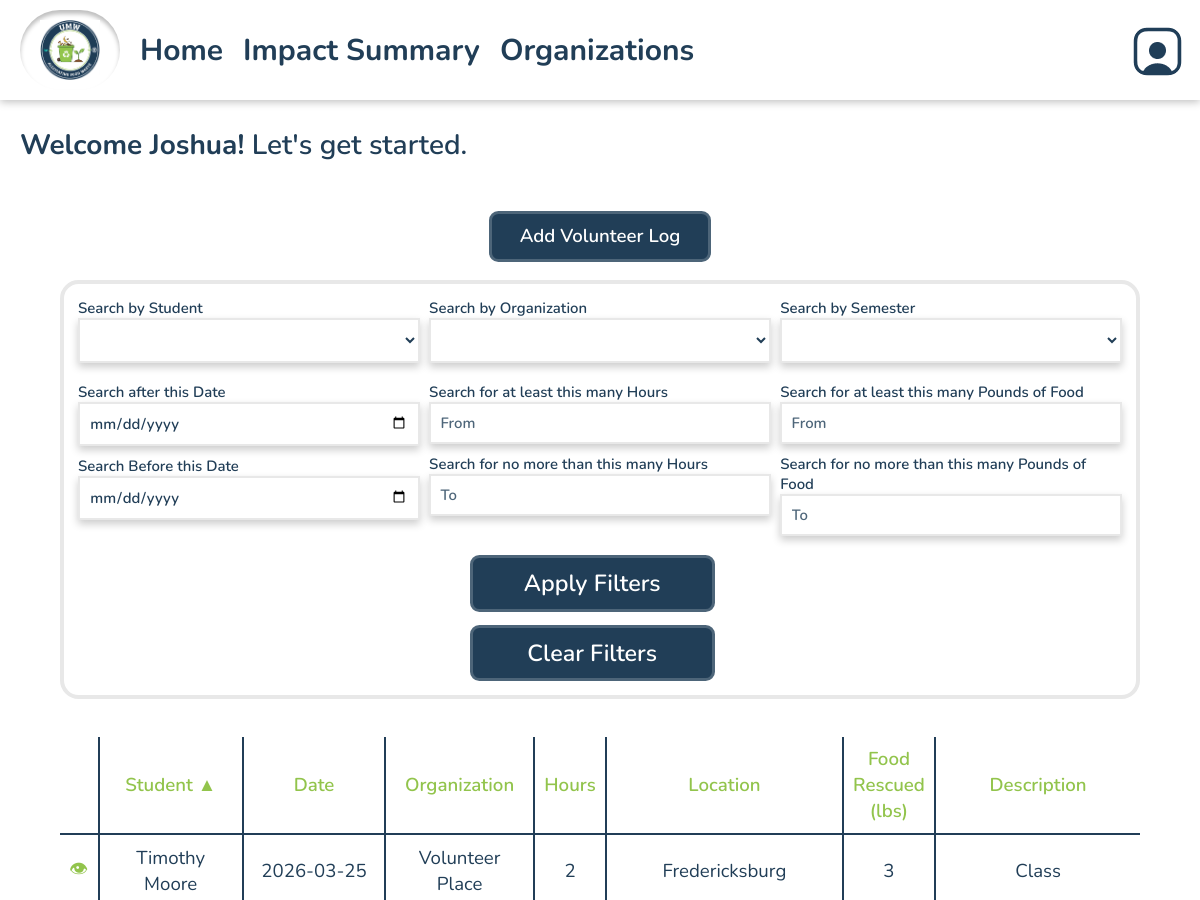
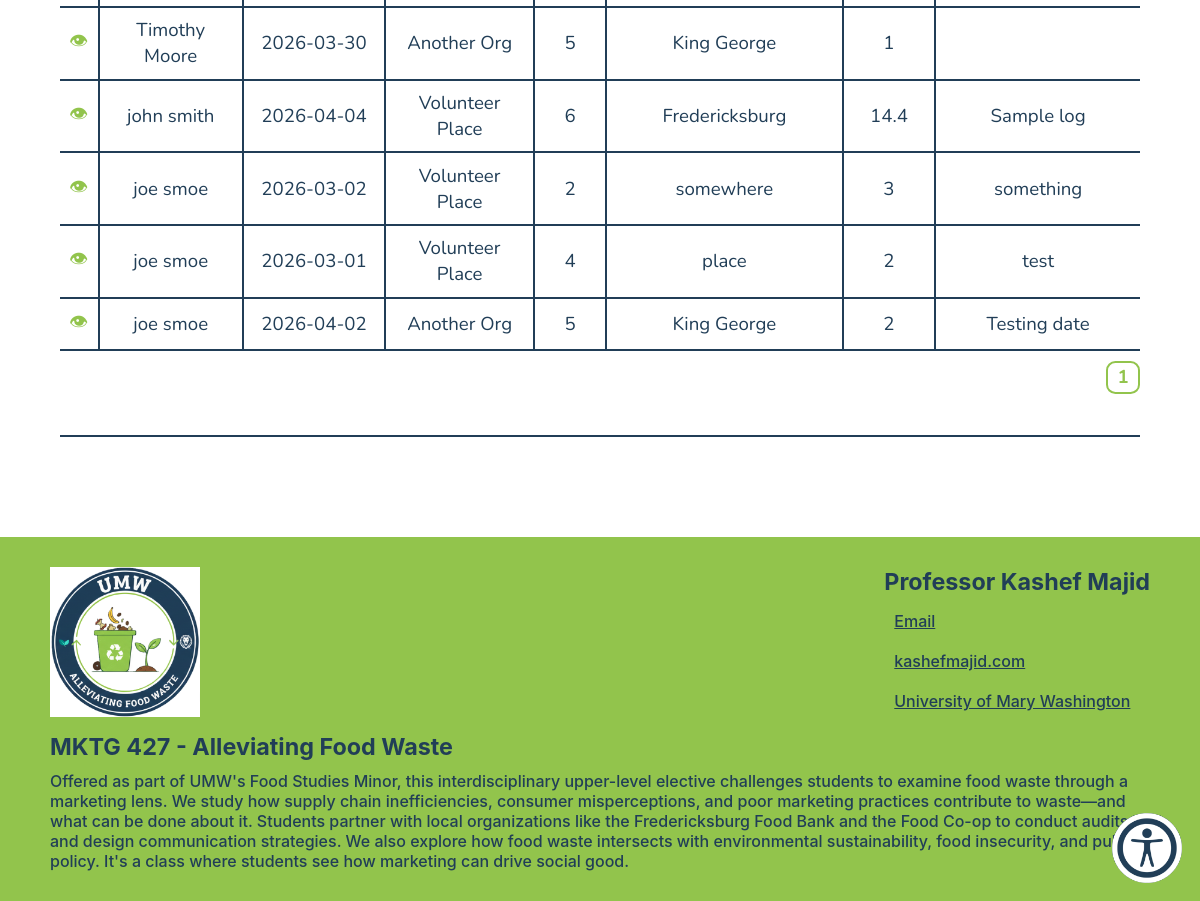
The page /index.php?page=1&sortby=student&order=asc (signed in) on the database its author committed (2 pictures, top to bottom).
### tables this page shows
CREATE TABLE `dbusers` (
  `id` varchar(256) NOT NULL COMMENT 'id should be user''s username unique',
  `start_date` timestamp NOT NULL DEFAULT current_timestamp(),
  `first_name` varchar(100) NOT NULL,
  `last_name` varchar(100) NOT NULL,
  `email` varchar(100) NOT NULL,
  `password` text NOT NULL,
  `role` varchar(20) NOT NULL,
  `semester` varchar(20) NOT NULL,
  `archived` tinyint(4) NOT NULL DEFAULT 0
);

CREATE TABLE `dbvolunteeractivity` (
  `id` int(11) NOT NULL,
  `date` date NOT NULL,
  `volunteerID` varchar(256) NOT NULL COMMENT 'referenced dbusers id (aka username)',
  `hours` float NOT NULL,
  `poundsOfFood` float DEFAULT NULL,
  `organizationID` int(11) NOT NULL,
  `location` varchar(1000) DEFAULT NULL,
  `description` text DEFAULT NULL,
  `latitude` decimal(10,8) DEFAULT NULL,
  `longitude` decimal(11,8) DEFAULT NULL,
  `archived` tinyint(4) NOT NULL DEFAULT 0
);

CREATE TABLE `dborganizations` (
  `id` int(11) NOT NULL,
  `name` varchar(256) NOT NULL,
  `email` varchar(256) DEFAULT NULL,
  `description` text DEFAULT NULL,
  `location` varchar(256) DEFAULT NULL,
  `archived` tinyint(4) NOT NULL DEFAULT 0
);

### viewAllLogs.php (the view, shortened to what the rows shown need)
<?php
    include_once 'database/dbVolunteerActivity.php';
    include_once 'database/dbUsers.php';
    include_once 'database/dbOrganizations.php';
    include_once 'include/output.php';
    $sortby = 'date'; $order = 'asc'; $sortby_display = 'date';
    if (isset($_GET['sortby']) && in_array($_GET['sortby'], ['student', 'date', 'organization',
        'hours', 'location', 'poundsoffood', 'description'])) {
        $sortby_display = $_GET['sortby'];
        switch ($_GET['sortby']) {
            case 'student': $sortby = 'last_name'; $order = 'asc'; break;
        }
    }
    if (isset($_GET['order'])) {
        switch ($_GET['order']) {
            case 'asc': $order = 'asc'; break;
        }
    } else if ($sortby === 'date') {
            $order = 'desc';
    }
    $filters = extract_permitted_filters_on_logs($_GET);
    $per_page = 8;
    $page_display_range = 2;
    $page_num = max(0, (int)($_GET['page'] ?? 1) - 1);
    $max_pages = max(0, ceil(get_num_logs_with_filters($filters) / $per_page) - 1);
    $page_num = (int) min($max_pages, $page_num);
    $logs = get_all_volunteer_activities_custom_sort_pagination_with_filters($sortby, $order, $per_page, $page_num * $per_page, $filters, $wants_archived = false);
?>
    <head>
        <link rel="stylesheet" href="https://cdn.jsdelivr.net/npm/choices.js/public/assets/styles/choices.min.css"/>
    </head>
    <body>
            <form class="log_filters" action="index.php?" method="GET">
                <div class="log_filters--row">
                    <div class="log_filter">
                        <label for="studentSelect">Search by Student</label>
                        <select id="studentSelect" name="students">
                            <option value=""></option>
                            <?php foreach (get_students_in_logs() as $row): ?>
                                <option value="<?php echo hsc($row['id']); ?>" <?php echo isset($filters['students']) && $filters['students'] == $row['id'] ? 'selected' : ''; ?>>
                                </option>
                            <?php endforeach; ?>
                        </select>
                    </div>
                    <div class="log_filter">
                        <label for="organizationSelect">Search by Organization</label>
                        <select id="organizationSelect" name="organizations">
                            <option value=""></option>
                            <?php foreach (get_organizations_in_logs() as $row): ?>
                                <option value="<?php echo hsc($row['id']); ?>" <?php echo isset($filters['organizations']) && $filters['organizations'] == $row['id'] ? 'selected' : ''; ?>>
                                </option>
                            <?php endforeach; ?>
                        </select>
                    </div>
                    <div class="log_filter">
                        <label for="semesterSelect">Search by Semester</label>
                        <select id="semesterSelect" name="semesters">
                            <option value=""></option>
                            <?php foreach (get_semesters_in_users() as $row): ?>
                                <option value="<?php echo hsc($row['semester']); ?>" <?php echo isset($filters['semesters']) && $filters['semesters'] == $row['semester'] ? 'selected' : ''; ?>>
                                </option>
                            <?php endforeach; ?>
                        </select>
                    </div>
                </div>
                <div class="log_filters--row">
                    <div class="log_filter">
                        <label for="startDate">Search after this Date</label>
                        <input type="date" id="startDate" name="startdate"
                        value="<?php echo hsc($filters['startdate'] ?? ''); ?>">
                        <label for="endDate">Search Before this Date</label>
                        <input type="date" id="endDate" name="enddate" value="<?php echo hsc($filters['enddate'] ?? ''); ?>">
                    </div>
                    <div class="log_filter">
                        <label for="minHours">Search for at least this many Hours</label>
                        <input type="number" id="minHours" name="minhours" min="0" placeholder="From" value="<?php echo hsc($filters['minhours'] ?? ''); ?>">
                        <label for="maxHours">Search for no more than this many Hours</label>
                        <input type="number" id="maxHours" name="maxhours" min="0" placeholder="To" value="<?php echo hsc($filters['maxhours'] ?? ''); ?>">
                    </div>
                    <div class="log_filter">
                        <label for="minFood">Search for at least this many Pounds of Food</label>
                        <input type="number" id="minFood" name="minfood" min="0" placeholder="From" value="<?php echo hsc($filters['minfood'] ?? ''); ?>">
                        <label for="maxFood">Search for no more than this many Pounds of Food</label>
                        <input type="number" id="maxFood" name="maxfood" min="0" placeholder="To" value="<?php echo hsc($filters['maxfood'] ?? ''); ?>">
                    </div>
                </div>
                <div style="margin: auto; width: 25%;">
                    <button style="margin-bottom: 5%;" type="submit">Apply Filters</button>
                    <a class="button cancel" href="index.php">Clear Filters</a>
                </div>
            </form>
            <?php
                if (sizeof($logs) > 0): ?>
                <div class="table-wrapper">
                    <table class="general" id="log-table">
                        <thead>
                            <tr>
                                <th style="width:2%;"></th>
                                <th style="width:14%"><a class='event-link <?php echo ($sortby_display === 'student') ? 'sorted-'. hsc($order) : '' ?>' href='index.php?<?php echo hsc(http_build_query(array_merge(['page' => $page_num + 1, 'sortby' => 'student', 'order' => (($sortby_display === 'student') ? (($order === 'asc') ? 'desc' : 'asc') : 'asc')], $filters))); ?>#log-table'>Student</a><div></div></th>
                                <th style="width:14%"><a class='event-link <?php echo ($sortby_display === 'date') ? 'sorted-'. hsc($order) : '' ?>' href='index.php?<?php echo hsc(http_build_query(array_merge(['page' => $page_num + 1, 'sortby' => 'date', 'order' => (($sortby_display === 'date') ? (($order === 'asc') ? 'desc' : 'asc') : 'desc')], $filters))); ?>#log-table'>Date</a></th>
                                <th style="width:14%"><a class='event-link <?php echo ($sortby_display === 'organization') ? 'sorted-'. hsc($order) : '' ?>' href='index.php?<?php echo hsc(http_build_query(array_merge(['page' => $page_num + 1, 'sortby' => 'organization', 'order' => (($sortby_display === 'organization') ? (($order === 'asc') ? 'desc' : 'asc') : 'asc')], $filters))); ?>#log-table'>Organization</a></th>
                                <th style="width:5%"><a class='event-link <?php echo ($sortby_display === 'hours') ? 'sorted-'. hsc($order) : '' ?>' href='index.php?<?php echo hsc(http_build_query(array_merge(['page' => $page_num + 1, 'sortby' => 'hours', 'order' => (($sortby_display === 'hours') ? (($order === 'asc') ? 'desc' : 'asc') : 'asc')], $filters))); ?>#log-table'>Hours</a></th>
                                <th style="width:23%"><a class='event-link <?php echo ($sortby_display === 'location') ? 'sorted-'. hsc($order) : '' ?>' href='index.php?<?php echo hsc(http_build_query(array_merge(['page' => $page_num + 1, 'sortby' => 'location', 'order' => (($sortby_display === 'location') ? (($order === 'asc') ? 'desc' : 'asc') : 'asc')], $filters))); ?>#log-table'>Location</a></th>
                                <th style="width:8%"><a class='event-link <?php echo ($sortby_display === 'poundsoffood') ? 'sorted-'. hsc($order) : '' ?>' href='index.php?<?php echo hsc(http_build_query(array_merge(['page' => $page_num + 1, 'sortby' => 'poundsoffood', 'order' => (($sortby_display === 'poundsoffood') ? (($order === 'asc') ? 'desc' : 'asc') : 'asc')], $filters))); ?>#log-table'>Food Rescued (lbs)</a></th>
                                <th style="width:20%"><a class='event-link <?php echo ($sortby_display === 'description') ? 'sorted-'. hsc($order) : '' ?>' href='index.php?<?php echo hsc(http_build_query(array_merge(['page' => $page_num + 1, 'sortby' => 'description', 'order' => (($sortby_display === 'description') ? (($order === 'asc') ? 'desc' : 'asc') : 'asc')], $filters))); ?>#log-table'>Description</a></th>
                            </tr>
                        </thead>
                        <tbody>
                            <?php
                                foreach ($logs as $log) {
                                    $logID = $log->getID();
                                    $studentID = $log->getVolunteerID();
                                    $date = $log->getDate();
                                    $organizationID = $log->getOrganizationID();
                                    $hours = $log->getHours();
                                    $location = $log->getLocation();
                                    $pounds = $log->getPoundsOfFood();
                                    $description = $log->getDescription();
                                    $studentName = get_user_full_name_from_id($studentID);
                                    $organizationName = get_organization_name_from_id($organizationID);
                                    ?>
                                    <tr data-event-id="<?php echo hsc($logID); ?>">
                                        <td><a href="log.php?id=<?php echo hsc($logID); ?>" class="event-link">👁</a></td>
                                        <td><?php echo hsc($studentName); ?></td>
                                        <td><?php echo hsc($date); ?></td>
                                        <td><?php echo hsc($organizationName); ?></td>
                                        <td><?php echo hsc($hours); ?></td>
                                        <td><?php echo hsc($location); ?></td>
                                        <td><?php echo hsc($pounds); ?></td>
                                        <td><?php echo hsc($description); ?></td>
                                    </tr>
                                <?php
                                }
                            ?>
                        </tbody>
                    </table>
                </div>
                <ul class="pagination">
                    <?php for($x = max(0, $page_num - $page_display_range); $x <= min($max_pages, $page_num + $page_display_range); $x++): ?>
                        <li class="pagination_li">
                            <a href="index.php?<?php echo hsc(http_build_query(array_merge(['page' => $x + 1, 'sortby' => $sortby_display, 'order' => $order], $filters))); ?>#log-table" class="pagination_link<?php if ($page_num === $x): ?> pagination_link--active<?php endif; ?>"><?php echo hsc($x + 1); ?></a>
                        </li>
                    <?php endfor; ?>
                </ul>
                <?php else: ?>
                <p class="no-events standout">There are currently no logs available to view.<a class="button add" href="addLog.php">Create a New Log</a> </p>
            <?php endif ?>
    </body>
</html>

### index.php (shortened to what the rows shown need)
<?php
    include_once('database/dbUsers.php');
    include_once('domain/User.php');
    if (isset($_SESSION['_id'])) {
        $user = retrieve_user($_SESSION['_id']);
    }
?>
<!DOCTYPE html>
<html lang="en">
<head>
    <link href="./css/base.css" rel="stylesheet">
    <?php require_once('universal.inc') ?>
</head>
<?php if ($_SESSION['access_level'] < 2): ?>
<body>
<?php require 'header.php';?>
    <div style="margin-top: 0px; padding: 30px 20px;">
        <h2 style="text-align: left;"><b>Welcome <?php echo $user->get_first_name() ?>!</b> Let's get started.</h2>
    </div>
    <div class="full-width-bar">
        <div style="width: 100%;">
            <a class="return-button" style="display:flex; width: fit-content; margin-left:auto; margin-right:auto; margin-bottom: 1rem;" href="addlog.php">Add Volunteer Log</a>
            <?php require_once("viewAllLogs.php") ?>
    <div style="width: 90%; /* Stops before page ends */
                border-bottom: 2px solid var(--main-color);
                margin: 2% auto; /* Adds vertical space and centers */">
    </div>
    <?php include_once("footer.php"); ?>
</body>
<?php endif ?>
</html>

### rows shown on the page
dbusers: first_name "Joshua"
dbvolunteeractivity: volunteerID.last_name "Timothy Moore", date "2026-03-25", organizationID.name "Volunteer Place", hours "2", location "Fredericksburg", poundsOfFood "3", description "Class"
dbvolunteeractivity: volunteerID.last_name "Timothy Moore", date "2026-03-30", organizationID.name "Another Org", hours "5", location "King George", poundsOfFood "1"
dbvolunteeractivity: volunteerID.last_name "john smith", date "2026-04-04", organizationID.name "Volunteer Place", hours "6", location "Fredericksburg", poundsOfFood "14.4", description "Sample log"
dbvolunteeractivity: volunteerID.last_name "joe smoe", date "2026-03-02", organizationID.name "Volunteer Place", hours "2", location "somewhere", poundsOfFood "3", description "something"
dbvolunteeractivity: volunteerID.last_name "joe smoe", date "2026-03-01", organizationID.name "Volunteer Place", hours "4", location "place", poundsOfFood "2", description "test"
dbvolunteeractivity: volunteerID.last_name "joe smoe", date "2026-04-02", organizationID.name "Another Org", hours "5", location "King George", poundsOfFood "2", description "Testing date"

### other values the page prints
hsc($x + 1) "1"
